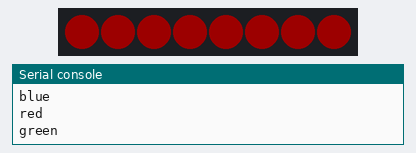
Recording of a program running on a simulated Raspberry Pi Pico running MicroPython. On the bench: 8 RGB LEDs in strip order, left to right, the last lines printed to the serial console. Dim RGB values are drawn brighter than linear. At 3.7 s the program stops and its outputs stay as they are.

Above: at 0.46 s.
At 2.29 s:
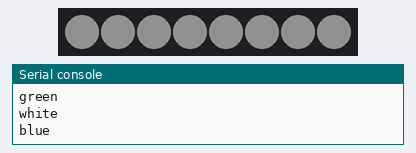
At 3.5 s:
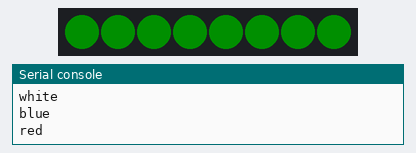
Timing chart, 0 to 5.2 s (numbered marks = the images above):
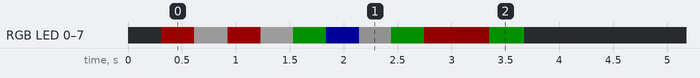

Measured:
- by itself, RGB LED 0–7: off → RGB(28, 0, 0) at 0.31 s, → RGB(26, 26, 26) 0.31 s later, → RGB(27, 0, 0) 0.31 s later, → RGB(28, 28, 28) 0.31 s later, … (13 changes in this stretch)

The program:

WS2812_1.py
```python
"""
    This is code derived from code in Raspberry Pi Org's book on the new Pico.
    I had to modify the driving of 'white' colors; the book's code didn't work
    correctly on my string, 'white' just turned the LEDs off.
"""

import array, time
from machine import Pin
import rp2
from rp2 import PIO, StateMachine, asm_pio

# Configure the number of WS2812 LEDs.
NUM_LEDS = 8
MAX_LOOP   = 10
SLEEP_TIME = 10
MIN_RANGE  = 15
MAX_RANGE  = 31

# Here be dragons, I'll have to study up on use of PIO state machine use
@asm_pio(sideset_init=PIO.OUT_LOW, out_shiftdir=PIO.SHIFT_LEFT, autopull=True, pull_thresh=24)

def ws2812():
    T1 = 2
    T2 = 5
    T3 = 3
    label("bitloop")
    out(x, 1)             .side(0)  [T3 - 1]
    jmp(not_x, "do_zero") .side(1)  [T1 - 1]
    jmp("bitloop")        .side(1)  [T2 - 1]
    label("do_zero")
    nop()                 .side(0)  [T2 - 1]

# Create the StateMachine with the ws2812 program, outputting on Pin(22)
sm = StateMachine(0, ws2812, freq=8000000, sideset_base=Pin(0))

# Start the StateMachine, it will wait for data on its FIFO
sm.active(1)

# Display a pattern on the LEDs via an array of LED RGB values.
ar = array.array("I", [0 for _ in range(NUM_LEDS)])

for k in range(0, MAX_LOOP):
    print("blue")
    for j in range(MIN_RANGE, MAX_RANGE):
        for i in range(NUM_LEDS):
            ar[i] = j
        sm.put(ar,8)
        time.sleep_ms(SLEEP_TIME)

    print("red")
    for j in range(MIN_RANGE, MAX_RANGE):
        for i in range(NUM_LEDS):
            ar[i] = j<<8
        sm.put(ar,8)
        time.sleep_ms(SLEEP_TIME)

    print("green")
    for j in range(MIN_RANGE, MAX_RANGE):
        for i in range(NUM_LEDS):
            ar[i] = j<<16
        sm.put(ar,8)
        time.sleep_ms(SLEEP_TIME)

    print("white")
    for j in range(MIN_RANGE, MAX_RANGE):
        for i in range(NUM_LEDS):
            r = j<<16
            g = j<<8
            b = j
            ar[i] = r + g + b
        sm.put(ar,8)
        time.sleep_ms(SLEEP_TIME)
    SLEEP_TIME -= 1

# clear the LEDs
for i in range(NUM_LEDS):
    this = 0
    ar[i] = this
sm.put(ar,8)
```
